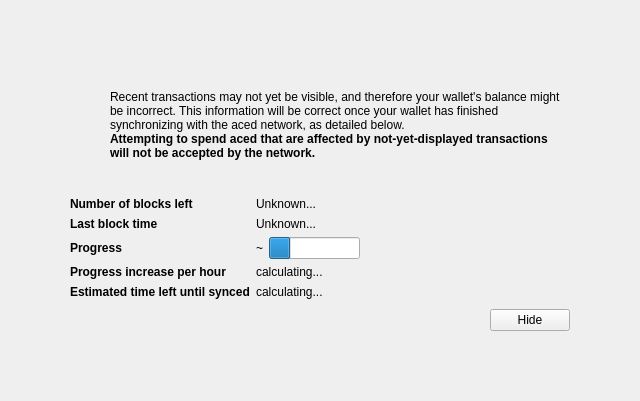
<?xml version="1.0" encoding="UTF-8"?>
<ui version="4.0">
 <class>ModalOverlay</class>
 <widget class="ModalOverlay" name="ModalOverlay">
  <property name="geometry">
   <rect>
    <x>0</x>
    <y>0</y>
    <width>640</width>
    <height>401</height>
   </rect>
  </property>
  <property name="windowTitle">
   <string>Form</string>
  </property>
  <layout class="QVBoxLayout" name="verticalLayout" stretch="0">
   <property name="sizeConstraint">
    <enum>QLayout::SetDefaultConstraint</enum>
   </property>
   <property name="leftMargin">
    <number>0</number>
   </property>
   <property name="topMargin">
    <number>0</number>
   </property>
   <property name="rightMargin">
    <number>0</number>
   </property>
   <property name="bottomMargin">
    <number>0</number>
   </property>
   <item>
    <widget class="QWidget" name="bgWidget" native="true">
     <property name="styleSheet">
      <string notr="true"/>
     </property>
     <layout class="QVBoxLayout" name="verticalLayoutMain" stretch="0">
      <property name="leftMargin">
       <number>60</number>
      </property>
      <property name="topMargin">
       <number>60</number>
      </property>
      <property name="rightMargin">
       <number>60</number>
      </property>
      <property name="bottomMargin">
       <number>60</number>
      </property>
      <item>
       <widget class="QWidget" name="contentWidget" native="true">
        <property name="styleSheet">
         <string notr="true"/>
        </property>
        <layout class="QVBoxLayout" name="verticalLayoutSub" stretch="1,0,0,0,0">
         <property name="spacing">
          <number>0</number>
         </property>
         <property name="leftMargin">
          <number>10</number>
         </property>
         <property name="topMargin">
          <number>10</number>
         </property>
         <property name="rightMargin">
          <number>10</number>
         </property>
         <property name="bottomMargin">
          <number>10</number>
         </property>
         <item>
          <layout class="QHBoxLayout" name="horizontalLayoutIconText" stretch="0,1">
           <property name="topMargin">
            <number>20</number>
           </property>
           <item>
            <layout class="QVBoxLayout" name="verticalLayoutIcon">
             <property name="leftMargin">
              <number>0</number>
             </property>
             <item>
              <widget class="QPushButton" name="warningIcon">
               <property name="enabled">
                <bool>false</bool>
               </property>
               <property name="text">
                <string/>
               </property>
               <property name="icon">
                <iconset>
                 <normaloff>:/icons/warning</normaloff>
                 <disabledoff>:/icons/warning</disabledoff>:/icons/warning</iconset>
               </property>
               <property name="iconSize">
                <size>
                 <width>48</width>
                 <height>48</height>
                </size>
               </property>
               <property name="flat">
                <bool>true</bool>
               </property>
              </widget>
             </item>
             <item>
              <spacer name="verticalSpacerWarningIcon">
               <property name="orientation">
                <enum>Qt::Vertical</enum>
               </property>
               <property name="sizeHint" stdset="0">
                <size>
                 <width>20</width>
                 <height>40</height>
                </size>
               </property>
              </spacer>
             </item>
            </layout>
           </item>
           <item>
            <layout class="QVBoxLayout" name="verticalLayoutInfoText">
             <property name="leftMargin">
              <number>0</number>
             </property>
             <property name="topMargin">
              <number>0</number>
             </property>
             <item>
              <widget class="QLabel" name="infoText">
               <property name="text">
                <string>Recent transactions may not yet be visible, and therefore your wallet's balance might be incorrect. This information will be correct once your wallet has finished synchronizing with the aced network, as detailed below.</string>
               </property>
               <property name="textFormat">
                <enum>Qt::RichText</enum>
               </property>
               <property name="wordWrap">
                <bool>true</bool>
               </property>
              </widget>
             </item>
             <item>
              <widget class="QLabel" name="infoTextStrong">
               <property name="font">
                <font>
                 <weight>75</weight>
                 <bold>true</bold>
                </font>
               </property>
               <property name="text">
                <string>Attempting to spend aced that are affected by not-yet-displayed transactions will not be accepted by the network.</string>
               </property>
               <property name="textFormat">
                <enum>Qt::RichText</enum>
               </property>
               <property name="wordWrap">
                <bool>true</bool>
               </property>
              </widget>
             </item>
             <item>
              <spacer name="verticalSpacerInTextSpace">
               <property name="orientation">
                <enum>Qt::Vertical</enum>
               </property>
               <property name="sizeHint" stdset="0">
                <size>
                 <width>20</width>
                 <height>40</height>
                </size>
               </property>
              </spacer>
             </item>
            </layout>
           </item>
          </layout>
         </item>
         <item>
          <spacer name="verticalSpacerAfterText">
           <property name="orientation">
            <enum>Qt::Vertical</enum>
           </property>
           <property name="sizeHint" stdset="0">
            <size>
             <width>20</width>
             <height>40</height>
            </size>
           </property>
          </spacer>
         </item>
         <item>
          <layout class="QFormLayout" name="formLayout">
           <property name="fieldGrowthPolicy">
            <enum>QFormLayout::FieldsStayAtSizeHint</enum>
           </property>
           <property name="horizontalSpacing">
            <number>6</number>
           </property>
           <property name="verticalSpacing">
            <number>6</number>
           </property>
           <property name="topMargin">
            <number>10</number>
           </property>
           <item row="0" column="0">
            <widget class="QLabel" name="labelNumberOfBlocksLeft">
             <property name="font">
              <font>
               <weight>75</weight>
               <bold>true</bold>
              </font>
             </property>
             <property name="text">
              <string>Number of blocks left</string>
             </property>
            </widget>
           </item>
           <item row="0" column="1">
            <widget class="QLabel" name="numberOfBlocksLeft">
             <property name="text">
              <string>Unknown...</string>
             </property>
            </widget>
           </item>
           <item row="1" column="0">
            <widget class="QLabel" name="labelLastBlockTime">
             <property name="font">
              <font>
               <weight>75</weight>
               <bold>true</bold>
              </font>
             </property>
             <property name="text">
              <string>Last block time</string>
             </property>
            </widget>
           </item>
           <item row="1" column="1">
            <widget class="QLabel" name="newestBlockDate">
             <property name="sizePolicy">
              <sizepolicy hsizetype="Maximum" vsizetype="Preferred">
               <horstretch>0</horstretch>
               <verstretch>0</verstretch>
              </sizepolicy>
             </property>
             <property name="text">
              <string>Unknown...</string>
             </property>
            </widget>
           </item>
           <item row="2" column="0">
            <widget class="QLabel" name="labelSyncDone">
             <property name="font">
              <font>
               <weight>75</weight>
               <bold>true</bold>
              </font>
             </property>
             <property name="text">
              <string>Progress</string>
             </property>
            </widget>
           </item>
           <item row="2" column="1">
            <layout class="QHBoxLayout" name="horizontalLayoutSync" stretch="0,1">
             <item>
              <widget class="QLabel" name="percentageProgress">
               <property name="text">
                <string notr="true">~</string>
               </property>
              </widget>
             </item>
             <item>
              <widget class="QProgressBar" name="progressBar">
               <property name="value">
                <number>24</number>
               </property>
               <property name="format">
                <string/>
               </property>
              </widget>
             </item>
            </layout>
           </item>
           <item row="4" column="0">
            <widget class="QLabel" name="labelProgressIncrease">
             <property name="font">
              <font>
               <weight>75</weight>
               <bold>true</bold>
              </font>
             </property>
             <property name="text">
              <string>Progress increase per hour</string>
             </property>
            </widget>
           </item>
           <item row="4" column="1">
            <widget class="QLabel" name="progressIncreasePerH">
             <property name="text">
              <string>calculating...</string>
             </property>
            </widget>
           </item>
           <item row="5" column="0">
            <widget class="QLabel" name="labelEstimatedTimeLeft">
             <property name="font">
              <font>
               <weight>75</weight>
               <bold>true</bold>
              </font>
             </property>
             <property name="text">
              <string>Estimated time left until synced</string>
             </property>
            </widget>
           </item>
           <item row="5" column="1">
            <widget class="QLabel" name="expectedTimeLeft">
             <property name="text">
              <string>calculating...</string>
             </property>
            </widget>
           </item>
          </layout>
         </item>
         <item>
          <layout class="QHBoxLayout" name="horizontalLayoutButtons">
           <property name="leftMargin">
            <number>10</number>
           </property>
           <property name="topMargin">
            <number>10</number>
           </property>
           <item>
            <spacer name="horizontalSpacer">
             <property name="orientation">
              <enum>Qt::Horizontal</enum>
             </property>
             <property name="sizeHint" stdset="0">
              <size>
               <width>40</width>
               <height>20</height>
              </size>
             </property>
            </spacer>
           </item>
           <item>
            <widget class="QPushButton" name="closeButton">
             <property name="text">
              <string>Hide</string>
             </property>
            </widget>
           </item>
          </layout>
         </item>
         <item>
          <layout class="QVBoxLayout" name="verticalLayout_2">
           <item>
            <spacer name="verticalSpacer">
             <property name="orientation">
              <enum>Qt::Vertical</enum>
             </property>
             <property name="sizeHint" stdset="0">
              <size>
               <width>20</width>
               <height>40</height>
              </size>
             </property>
            </spacer>
           </item>
          </layout>
         </item>
        </layout>
       </widget>
      </item>
     </layout>
    </widget>
   </item>
  </layout>
 </widget>
 <customwidgets>
  <customwidget>
   <class>ModalOverlay</class>
   <extends>QWidget</extends>
   <header>modaloverlay.h</header>
   <container>1</container>
  </customwidget>
 </customwidgets>
 <resources/>
 <connections/>
</ui>
